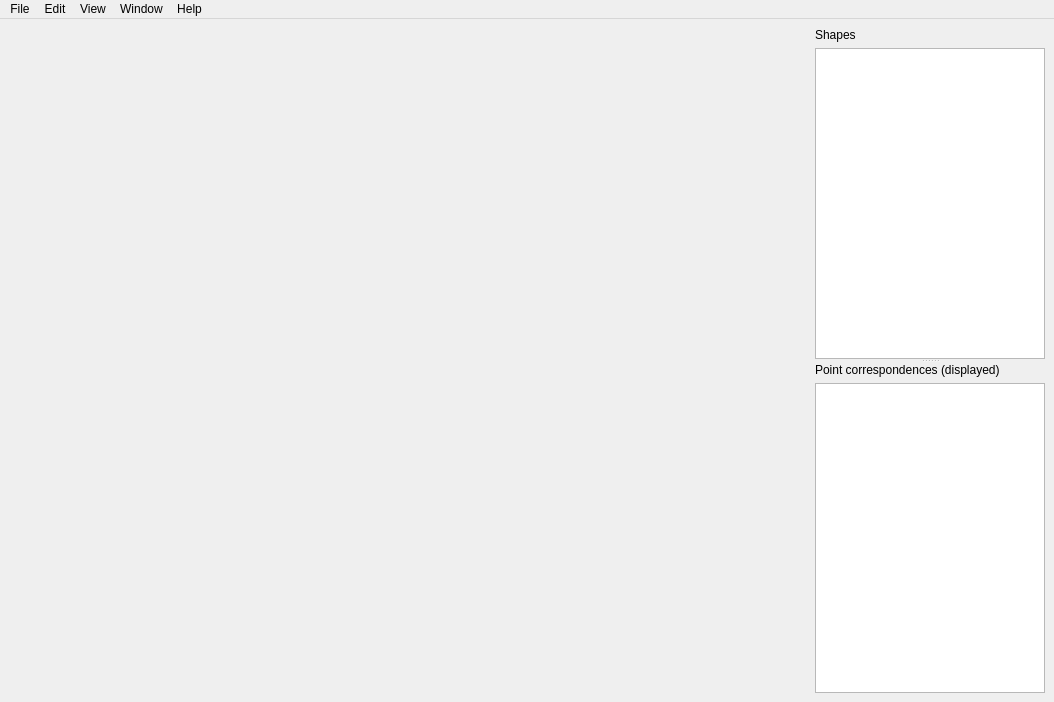
<?xml version="1.0" encoding="UTF-8"?>
<ui version="4.0">
 <class>ShapeAnalyzer</class>
 <widget class="QMainWindow" name="ShapeAnalyzer">
  <property name="geometry">
   <rect>
    <x>0</x>
    <y>0</y>
    <width>1054</width>
    <height>702</height>
   </rect>
  </property>
  <property name="windowTitle">
   <string>MainWindow</string>
  </property>
  <widget class="QWidget" name="centralwidget">
   <layout class="QVBoxLayout" name="verticalLayout_3">
    <item>
     <layout class="QHBoxLayout" name="horizontalLayout_2">
      <item>
       <widget class="QVTKWidget" name="qvtkWidget">
        <property name="sizePolicy">
         <sizepolicy hsizetype="Expanding" vsizetype="Expanding">
          <horstretch>0</horstretch>
          <verstretch>0</verstretch>
         </sizepolicy>
        </property>
        <property name="minimumSize">
         <size>
          <width>800</width>
          <height>500</height>
         </size>
        </property>
       </widget>
      </item>
      <item>
       <widget class="QSplitter" name="splitter">
        <property name="orientation">
         <enum>Qt::Vertical</enum>
        </property>
        <widget class="QWidget" name="layoutWidget">
         <layout class="QVBoxLayout" name="verticalLayout_2">
          <item>
           <widget class="QLabel" name="labelShapes">
            <property name="text">
             <string>Shapes</string>
            </property>
           </widget>
          </item>
          <item>
           <widget class="QListWidget" name="listShapes">
            <property name="sizePolicy">
             <sizepolicy hsizetype="Fixed" vsizetype="Expanding">
              <horstretch>0</horstretch>
              <verstretch>0</verstretch>
             </sizepolicy>
            </property>
            <property name="minimumSize">
             <size>
              <width>150</width>
              <height>0</height>
             </size>
            </property>
           </widget>
          </item>
         </layout>
        </widget>
        <widget class="QWidget" name="layoutWidget">
         <layout class="QVBoxLayout" name="verticalLayout">
          <item>
           <widget class="QLabel" name="labelCorrespondences">
            <property name="text">
             <string>Point correspondences (displayed)</string>
            </property>
           </widget>
          </item>
          <item>
           <widget class="QListWidget" name="listCorrespondences">
            <property name="sizePolicy">
             <sizepolicy hsizetype="Fixed" vsizetype="Expanding">
              <horstretch>150</horstretch>
              <verstretch>0</verstretch>
             </sizepolicy>
            </property>
            <property name="minimumSize">
             <size>
              <width>150</width>
              <height>0</height>
             </size>
            </property>
           </widget>
          </item>
         </layout>
        </widget>
       </widget>
      </item>
     </layout>
    </item>
   </layout>
  </widget>
  <widget class="QMenuBar" name="menubar">
   <property name="geometry">
    <rect>
     <x>0</x>
     <y>0</y>
     <width>1054</width>
     <height>22</height>
    </rect>
   </property>
   <property name="defaultUp">
    <bool>false</bool>
   </property>
   <property name="nativeMenuBar">
    <bool>true</bool>
   </property>
   <widget class="QMenu" name="menuFile">
    <property name="title">
     <string>File</string>
    </property>
    <addaction name="actionOpenFile"/>
    <addaction name="actionStoreScene"/>
    <addaction name="separator"/>
    <addaction name="actionExit"/>
   </widget>
   <widget class="QMenu" name="menuEdit">
    <property name="title">
     <string>Edit</string>
    </property>
    <addaction name="actionTransformScene"/>
    <addaction name="actionTransformShapes"/>
    <addaction name="actionAddCorrespondences"/>
    <addaction name="separator"/>
    <addaction name="actionShowTriangulatedMesh"/>
    <addaction name="actionShowSurfaceNormals"/>
    <addaction name="separator"/>
    <addaction name="actionResetCamera"/>
    <addaction name="actionClear"/>
   </widget>
   <widget class="QMenu" name="menuHelp">
    <property name="geometry">
     <rect>
      <x>384</x>
      <y>109</y>
      <width>167</width>
      <height>65</height>
     </rect>
    </property>
    <property name="title">
     <string>Help</string>
    </property>
    <addaction name="actionHelp"/>
   </widget>
   <widget class="QMenu" name="menuView">
    <property name="title">
     <string>View</string>
    </property>
    <addaction name="actionPointCorrespondences"/>
    <addaction name="actionFaceCorrespondences"/>
    <addaction name="separator"/>
   </widget>
   <widget class="QMenu" name="menuWindow">
    <property name="title">
     <string>Window</string>
    </property>
    <addaction name="actionWindowPointCorrespondences"/>
    <addaction name="actionWindowFaceCorrespondences"/>
   </widget>
   <addaction name="menuFile"/>
   <addaction name="menuEdit"/>
   <addaction name="menuView"/>
   <addaction name="menuWindow"/>
   <addaction name="menuHelp"/>
  </widget>
  <action name="actionOpenFile">
   <property name="text">
    <string>Open File...</string>
   </property>
   <property name="shortcut">
    <string notr="true">Ctrl+O</string>
   </property>
  </action>
  <action name="actionClear">
   <property name="text">
    <string>Clear</string>
   </property>
   <property name="shortcut">
    <string>Ctrl+X</string>
   </property>
  </action>
  <action name="actionResetCamera">
   <property name="text">
    <string>Reset Camera</string>
   </property>
   <property name="shortcut">
    <string>Ctrl+R</string>
   </property>
  </action>
  <action name="actionExit">
   <property name="text">
    <string>Exit</string>
   </property>
  </action>
  <action name="actionHelp">
   <property name="text">
    <string>Open Help Window</string>
   </property>
  </action>
  <action name="actionTransformScene">
   <property name="checkable">
    <bool>true</bool>
   </property>
   <property name="checked">
    <bool>true</bool>
   </property>
   <property name="text">
    <string>Transform Scene</string>
   </property>
   <property name="shortcut">
    <string>Ctrl+T</string>
   </property>
  </action>
  <action name="actionTransformShapes">
   <property name="checkable">
    <bool>true</bool>
   </property>
   <property name="text">
    <string>Transform Shapes (Show Box Widget)</string>
   </property>
   <property name="shortcut">
    <string>Ctrl+S</string>
   </property>
  </action>
  <action name="actionAddCorrespondences">
   <property name="checkable">
    <bool>true</bool>
   </property>
   <property name="text">
    <string>Add Correspondences</string>
   </property>
   <property name="shortcut">
    <string>Ctrl+C</string>
   </property>
  </action>
  <action name="actionFaceCorrespondences">
   <property name="checkable">
    <bool>true</bool>
   </property>
   <property name="text">
    <string>Face Correspondences</string>
   </property>
   <property name="shortcut">
    <string>Ctrl+F</string>
   </property>
  </action>
  <action name="actionPointCorrespondences">
   <property name="checkable">
    <bool>true</bool>
   </property>
   <property name="checked">
    <bool>true</bool>
   </property>
   <property name="text">
    <string>Point Correspondences</string>
   </property>
   <property name="shortcut">
    <string>Ctrl+P</string>
   </property>
  </action>
  <action name="actionWindowPointCorrespondences">
   <property name="text">
    <string>All Point Correspondences</string>
   </property>
  </action>
  <action name="actionWindowFaceCorrespondences">
   <property name="text">
    <string>All Face Correspondences</string>
   </property>
  </action>
  <action name="actionShowSurfaceNormals">
   <property name="checkable">
    <bool>true</bool>
   </property>
   <property name="text">
    <string>Show Surface Normals Interpolation</string>
   </property>
   <property name="shortcut">
    <string>Ctrl+N</string>
   </property>
  </action>
  <action name="actionStoreScene">
   <property name="text">
    <string>Store Scene...</string>
   </property>
  </action>
  <action name="actionShowTriangulatedMesh">
   <property name="checkable">
    <bool>true</bool>
   </property>
   <property name="checked">
    <bool>true</bool>
   </property>
   <property name="text">
    <string>Show Triangulated Mesh</string>
   </property>
   <property name="shortcut">
    <string>Ctrl+M</string>
   </property>
  </action>
 </widget>
 <customwidgets>
  <customwidget>
   <class>QVTKWidget</class>
   <extends>QWidget</extends>
   <header>QVTKWidget.h</header>
  </customwidget>
 </customwidgets>
 <resources/>
 <connections/>
</ui>
